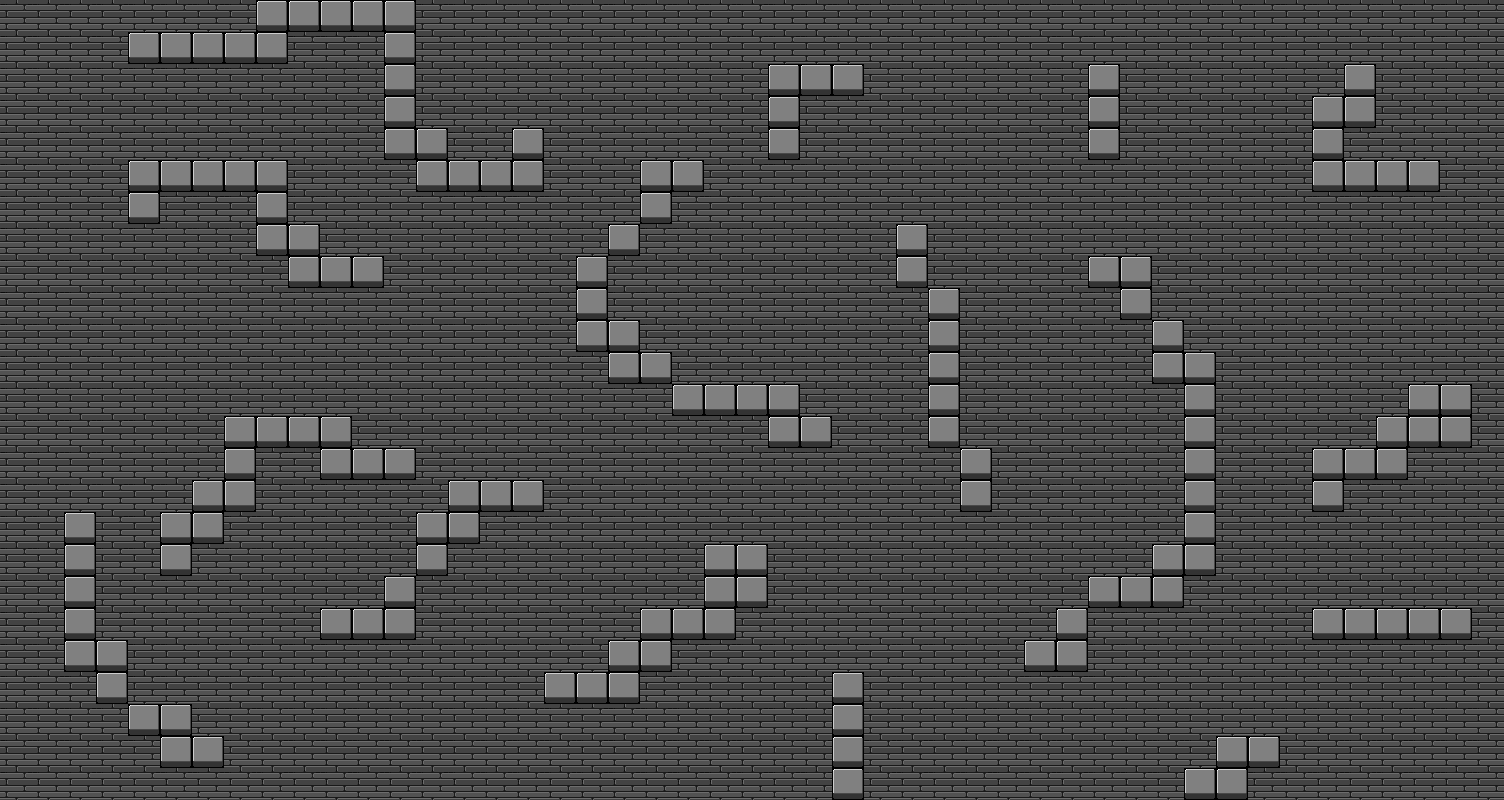

A 2D game scene composited from a Tiled map and its tileset images. What follows is a short description and the map's XML, with every tile layer's data as written:
An orthogonal 47x25 tile map with 32x32 px tiles, 1 tile layer (Tile Layer 1).

<map version="1.2" tiledversion="1.2.0" orientation="orthogonal" renderorder="right-down" width="47" height="25" tilewidth="32" tileheight="32" infinite="0" nextlayerid="3" nextobjectid="1">
 <tileset firstgid="1" source="top-downTest.tsx" />
 <layer id="1" name="Tile Layer 1" width="47" height="25">
  <properties>
   <property name="blocked" value="blocked" />
  </properties>
  <data encoding="csv">
1,1,1,1,1,1,1,1,2,2,2,2,2,1,1,1,1,1,1,1,1,1,1,1,1,1,1,1,1,1,1,1,1,1,1,1,1,1,1,1,1,1,1,1,1,1,1,
1,1,1,1,2,2,2,2,2,1,1,1,2,1,1,1,1,1,1,1,1,1,1,1,1,1,1,1,1,1,1,1,1,1,1,1,1,1,1,1,1,1,1,1,1,1,1,
1,1,1,1,1,1,1,1,1,1,1,1,2,1,1,1,1,1,1,1,1,1,1,1,2,2,2,1,1,1,1,1,1,1,2,1,1,1,1,1,1,1,2,1,1,1,1,
1,1,1,1,1,1,1,1,1,1,1,1,2,1,1,1,1,1,1,1,1,1,1,1,2,1,1,1,1,1,1,1,1,1,2,1,1,1,1,1,1,2,2,1,1,1,1,
1,1,1,1,1,1,1,1,1,1,1,1,2,2,1,1,2,1,1,1,1,1,1,1,2,1,1,1,1,1,1,1,1,1,2,1,1,1,1,1,1,2,1,1,1,1,1,
1,1,1,1,2,2,2,2,2,1,1,1,1,2,2,2,2,1,1,1,2,2,1,1,1,1,1,1,1,1,1,1,1,1,1,1,1,1,1,1,1,2,2,2,2,1,1,
1,1,1,1,2,1,1,1,2,1,1,1,1,1,1,1,1,1,1,1,2,1,1,1,1,1,1,1,1,1,1,1,1,1,1,1,1,1,1,1,1,1,1,1,1,1,1,
1,1,1,1,1,1,1,1,2,2,1,1,1,1,1,1,1,1,1,2,1,1,1,1,1,1,1,1,2,1,1,1,1,1,1,1,1,1,1,1,1,1,1,1,1,1,1,
1,1,1,1,1,1,1,1,1,2,2,2,1,1,1,1,1,1,2,1,1,1,1,1,1,1,1,1,2,1,1,1,1,1,2,2,1,1,1,1,1,1,1,1,1,1,1,
1,1,1,1,1,1,1,1,1,1,1,1,1,1,1,1,1,1,2,1,1,1,1,1,1,1,1,1,1,2,1,1,1,1,1,2,1,1,1,1,1,1,1,1,1,1,1,
1,1,1,1,1,1,1,1,1,1,1,1,1,1,1,1,1,1,2,2,1,1,1,1,1,1,1,1,1,2,1,1,1,1,1,1,2,1,1,1,1,1,1,1,1,1,1,
1,1,1,1,1,1,1,1,1,1,1,1,1,1,1,1,1,1,1,2,2,1,1,1,1,1,1,1,1,2,1,1,1,1,1,1,2,2,1,1,1,1,1,1,1,1,1,
1,1,1,1,1,1,1,1,1,1,1,1,1,1,1,1,1,1,1,1,1,2,2,2,2,1,1,1,1,2,1,1,1,1,1,1,1,2,1,1,1,1,1,1,2,2,1,
1,1,1,1,1,1,1,2,2,2,2,1,1,1,1,1,1,1,1,1,1,1,1,1,2,2,1,1,1,2,1,1,1,1,1,1,1,2,1,1,1,1,1,2,2,2,1,
1,1,1,1,1,1,1,2,1,1,2,2,2,1,1,1,1,1,1,1,1,1,1,1,1,1,1,1,1,1,2,1,1,1,1,1,1,2,1,1,1,2,2,2,1,1,1,
1,1,1,1,1,1,2,2,1,1,1,1,1,1,2,2,2,1,1,1,1,1,1,1,1,1,1,1,1,1,2,1,1,1,1,1,1,2,1,1,1,2,1,1,1,1,1,
1,1,2,1,1,2,2,1,1,1,1,1,1,2,2,1,1,1,1,1,1,1,1,1,1,1,1,1,1,1,1,1,1,1,1,1,1,2,1,1,1,1,1,1,1,1,1,
1,1,2,1,1,2,1,1,1,1,1,1,1,2,1,1,1,1,1,1,1,1,2,2,1,1,1,1,1,1,1,1,1,1,1,1,2,2,1,1,1,1,1,1,1,1,1,
1,1,2,1,1,1,1,1,1,1,1,1,2,1,1,1,1,1,1,1,1,1,2,2,1,1,1,1,1,1,1,1,1,1,2,2,2,1,1,1,1,1,1,1,1,1,1,
1,1,2,1,1,1,1,1,1,1,2,2,2,1,1,1,1,1,1,1,2,2,2,1,1,1,1,1,1,1,1,1,1,2,1,1,1,1,1,1,1,2,2,2,2,2,1,
1,1,2,2,1,1,1,1,1,1,1,1,1,1,1,1,1,1,1,2,2,1,1,1,1,1,1,1,1,1,1,1,2,2,1,1,1,1,1,1,1,1,1,1,1,1,1,
1,1,1,2,1,1,1,1,1,1,1,1,1,1,1,1,1,2,2,2,1,1,1,1,1,1,2,1,1,1,1,1,1,1,1,1,1,1,1,1,1,1,1,1,1,1,1,
1,1,1,1,2,2,1,1,1,1,1,1,1,1,1,1,1,1,1,1,1,1,1,1,1,1,2,1,1,1,1,1,1,1,1,1,1,1,1,1,1,1,1,1,1,1,1,
1,1,1,1,1,2,2,1,1,1,1,1,1,1,1,1,1,1,1,1,1,1,1,1,1,1,2,1,1,1,1,1,1,1,1,1,1,1,2,2,1,1,1,1,1,1,1,
1,1,1,1,1,1,1,1,1,1,1,1,1,1,1,1,1,1,1,1,1,1,1,1,1,1,2,1,1,1,1,1,1,1,1,1,1,2,2,1,1,1,1,1,1,1,1
</data>
 </layer>
</map>
